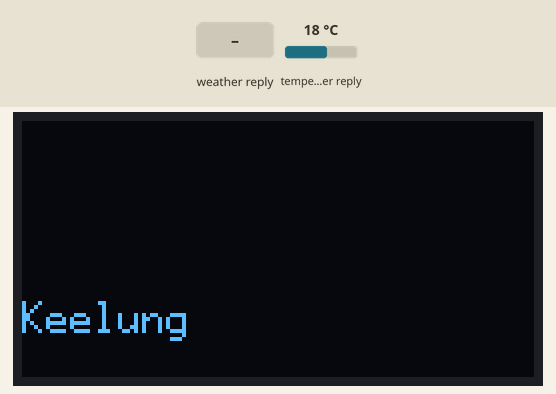
A sketch run on a simulated ESP32. Parts: 128×64 one-colour display. The inputs (shaded band) are chosen by the test bench; at power-on: temperature in the weather reply 18 °C. The OLED is the two-colour kind (top 16 rows yellow); WiFi joins after 1.5 s; servers stay silent unless stated; web services answer with replies made up by the test bench; what the sketch prints to the serial monitor is not drawn.

Above: at 2.7 s.
2.8 s: weather in the web reply set to Clear
At 13.4 s:
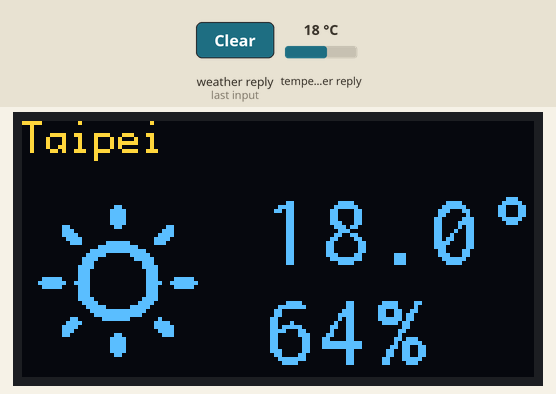
13.5 s: weather in the web reply set to Rain
At 22.6 s:
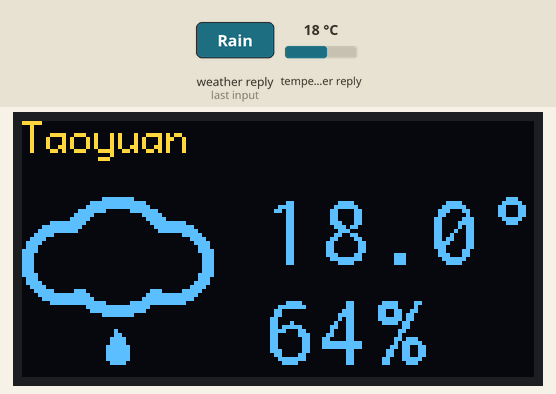
22.7 s: weather in the web reply set to Snow
At 31.8 s:
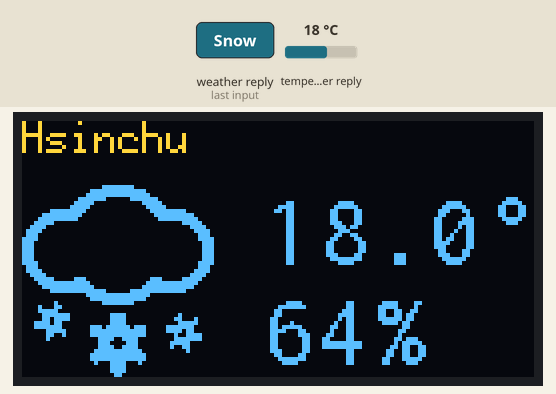
31.9 s: weather in the web reply set to Thunderstorm
At 41.0 s:
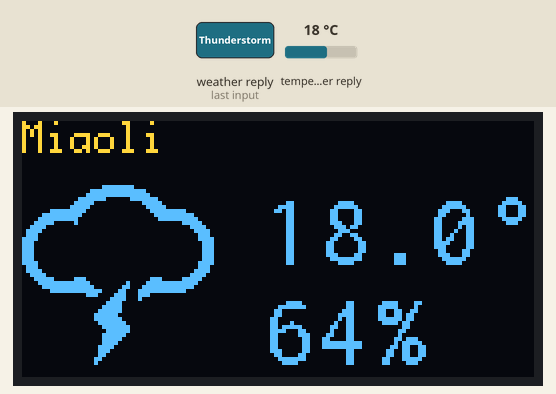
41.1 s: weather in the web reply set to Mist
At 50.3 s:
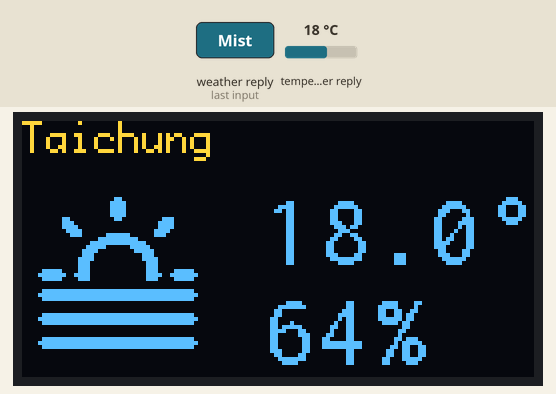
50.4 s: weather in the web reply set to Clouds
At 60.5 s:
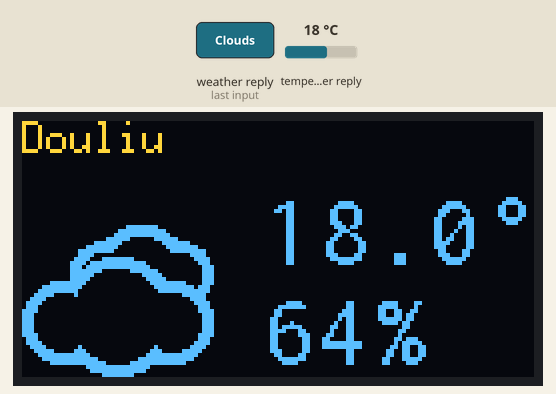

Measured:
- after the input at 2.8 s, the display: first differs from a run without the input after 9.2 s (image 1 shows a later state)
- after the input at 13.5 s, the display: first differs from a run without the input after 7.7 s (image 2 shows a later state)
- after the input at 22.7 s, the display: first differs from a run without the input after 7.4 s (image 3 shows a later state)
- after the input at 31.9 s, the display: first differs from a run without the input after 7.8 s (image 4 shows a later state)
- after the input at 41.1 s, the display: first differs from a run without the input after 7.5 s (image 5 shows a later state)
- after the input at 50.4 s, the display: first differs from a run without the input after 7.7 s (image 6 shows a later state)

The sketch:

Display_Weather_Scroll_SPI.ino
```cpp
/* Utilize converted including file (weatherFont.h), to display the weather info of each major
cities of Taiwan on SSD1306 OLED module */

#include <map>
#include <ArduinoJson.h>
#include <HTTPClient.h>
#include <U8g2lib.h>
#include "weatherFont.h" // Converted file refering to : https://swf.com.tw/?p=1498 (ISBN 978-986-312-660-7)

/* U8G2_SSD1306_128X64_NONAME_1_4W_HW_SPI or U8G2_SSD1306_128X64_NONAME_2_4W_HW_SPI or
U8G2_SSD1306_128X64_NONAME_Ｆ_4W_HW_SPI all functional, "1" & "2" save flash memory, "F" use all 1K capacity */
U8G2_SSD1306_128X64_NONAME_2_4W_HW_SPI  /* SSD1306 HW SPI pin connection with ESP32: GND, 3.3V, D0 (SCK) / GPIO18, D1 (MOSI) / GPIO23, */
  u8g2(U8G2_R0, /* cs=*/ 5, /* dc=*/ 16, /* reset=*/ 17);   /* RES / GPIO17, DC / GPIO16, CS / GPIO5 */

std::map<String, char> icon_map{                            // mapping of weather JSON codes and the alphabets
  {"01d", 'B'}, {"02d", 'H'}, {"03d", 'N'}, {"04d", 'Y'},
  {"09d", 'R'}, {"10d", 'Q'}, {"11d", 'P'}, {"13d", 'W'},
  {"50d", 'J'}, {"01n", 'C'}, {"02n", 'I'}, {"03n", '5'},
  {"04n", '%'}, {"09n", '8'}, {"10n", '7'}, {"11n", '6'},
  {"13n", '#'}, {"50n", 'K'}
};

const char* ssid = "Your WiFi SSID";       // SSID
const char* password = "Your WiFi router PW";
String API_KEY = "The API key get from openweathermap.org";    // https://openweathermap.org/ APIkey

HTTPClient http;

void connectWiFi() {          // Connect to Wifi

  WiFi.begin(ssid, password);

  while (WiFi.status() != WL_CONNECTED) {
    delay(500);
    Serial.print(".");
  }
  Serial.println("IP address:");
  Serial.println(WiFi.localIP());
}

String openWeather(String cityna) {     // Connect to https://openweathermap.org/
  String url =
    "http://api.openweathermap.org/data/2.5/weather?q=" +     // check cityna info
    cityna + "&appid=" + API_KEY;
  String payload = "";

  if ((WiFi.status() != WL_CONNECTED)) {    // If not connected
    connectWiFi() ;   // re-connect
  } else {
    http.begin(url);    // elsewhile featch openweathermap.org weather info
    int httpCode = http.GET() ;     // hookup

    if (httpCode == 200) {
      payload = http.getString() ;    // get the data
      Serial.printf("Response：%s\n", payload.c_str());
    } else {
      Serial.println("HTTP request wrong...");
    }
    http.end() ;
  }
  return payload;
}

void displayWeather(String json) {      // show on SSD1306
  DynamicJsonDocument doc(1024);
  deserializeJson(doc, json);     // De-serialize JSON strings
  JsonObject weather = doc["weather"][0];
  const char* icon = weather["icon"];   // get the weather icon name
  const char* city = doc["name"];   // get the city name
  JsonObject main = doc["main"];
  float temp = (float)main["temp"] - 273.15;     // convert from F to C
  int humid = (int)main["humidity"];    // humidity

  for ( int p =  64; p >= 0; p--) {
    u8g2.firstPage() ;
      do {
        u8g2.setFont(u8g2_font_profont12_mr);
        u8g2.drawUTF8(0, p + 8, city);

        u8g2.setFont(u8g2_font_inr16_mf);
        u8g2.setCursor(60, p + 36);
        u8g2.print(String(temp, 1) + "\xb0");
        u8g2.setCursor(60, p + 61);
        u8g2.print(String(humid) + "%");
        u8g2.setFont(weatherFont);
        u8g2.setCursor(0, p + 61);
        u8g2.print(icon_map[icon]);
      } while (u8g2.nextPage()) ;
      delay(10);
  }

  delay(5000);

  for ( int p = 0 ; p <= 64; p++) {
    u8g2.firstPage() ;
    do {
      if (p < 13) {
        u8g2.setFont(u8g2_font_profont12_mr);
        u8g2.drawUTF8(0, 16 - p, "                "); // treatment to eliminate the residual pixles of lowercase alphabets
      }                                               // when screen moving upwards
      u8g2.setFont(u8g2_font_profont12_mr);   // shift city name upwards
      u8g2.drawUTF8(0, 8 - p, city);

      u8g2.setFont(u8g2_font_inr16_mf);
      u8g2.setCursor(60, 36 - p);
      u8g2.print(String(temp, 1) + "\xb0");   // shift temp upwards

      u8g2.setCursor(60, 61 - p);
      u8g2.print(String(humid) + "%");    // shift humidity upwards

      u8g2.setFont(weatherFont);
      u8g2.setCursor(0, 61 - p);        // shift weather icon upwards
      u8g2.print(icon_map[icon]);

      if ( icon_map[icon] == 'Q' || icon_map[icon] == 'P' || icon_map[icon] == '7' || icon_map[icon] == '6') {
        u8g2.setFont(u8g2_font_profont12_mr);
        u8g2.setCursor(0, 70 - p);        // treatment to eliminate the residual pixles of each icon
        u8g2.print("         ");
      }
      else if ( icon_map[icon] == 'B' || icon_map[icon] == 'J' || icon_map[icon] == 'K' || icon_map[icon] == '%') {
        u8g2.setFont(u8g2_font_profont12_mr);
        u8g2.setCursor(0, 66 - p);
        u8g2.print("         ");
      }
      else if ( icon_map[icon] == 'N' || icon_map[icon] == '5') {
        u8g2.setFont(u8g2_font_profont12_mr);
        u8g2.setCursor(0, 64 - p);
        u8g2.print("         ");
      }
      else if ( icon_map[icon] == 'C') {
        u8g2.setFont(u8g2_font_profont12_mr);
        u8g2.setCursor(0, 60 - p);
        u8g2.print("         ");
      }
      for ( int x = 0; x <= 123; x++) {
        u8g2.setFont(u8g2_font_profont12_mr);
        u8g2.setCursor(x, 73 - p);
        u8g2.print(" ");
      }
    } while (u8g2.nextPage());
    delay(0);
  }
}

void setup() {
  Serial.begin(115200);
  connectWiFi();      // connect Wifi
  u8g2.begin();       // initiate OLED
}

void loop() {

  int citysize = 13;      // set city num. = 13 (0, 1, 2...~12)
  String cityn;           // set cache for city
  String cityName[citysize] = {"Keelung, TW", "Taipei, TW", "Taoyuan, TW", // openweathermap's cities list of Taiwan
            "Hsinchu, TW", "Miaoli, TW", "Taichung, TW", "Douliu, TW",
            "Chiayi, TW", "Tainan, TW", "Kaohsiung, TW", "Hengchun, TW",
            "Taitung, TW", "Hualian, TW"};

  for (int i = 0; i < 13; i++){               // show indivisual city, cityName[0] ~ cityName[12], total 13
     cityn = cityName[i];
     String payload = openWeather(cityn);     // featch the info
        if (payload != "") {                  // do if JSON not void
          displayWeather(payload);            // go display the info
        }
  }
}
```

Source omitted: weatherFont.h (12634 bytes)
